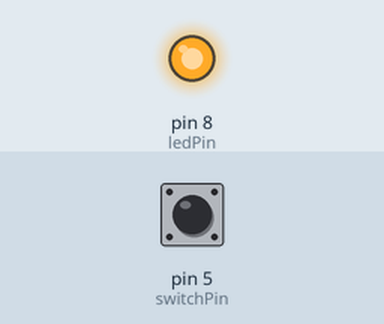
Recording of a sketch running on a simulated Arduino Uno, built with avr-gcc and run on an emulated ATmega328P. On the bench: output pins drawn as LEDs (lit = HIGH). The inputs (shaded band) are chosen by the test bench; at power-on: pin 5 (switchPin) LOW.

Above: at 1.2 s.
1.3 s: pin 5 (switchPin) pulled HIGH for 0.15 s
At 2.6 s:
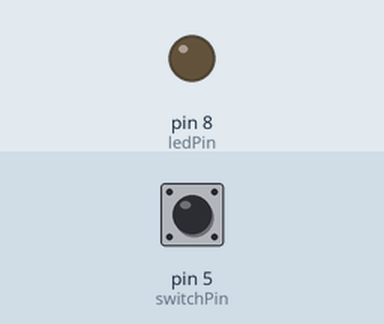
2.9 s: pin 5 (switchPin) pulled HIGH for 1 s
At 5.1 s:
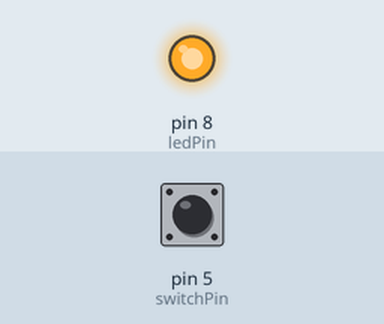
5.4 s: pin 5 (switchPin) pulled HIGH for 3.2 s
At 10.0 s:
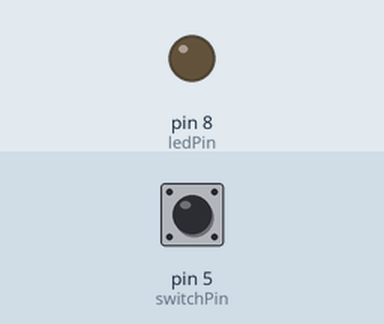
Timing chart, 0 to 11.5 s (numbered marks = the images above; inputs shaded):
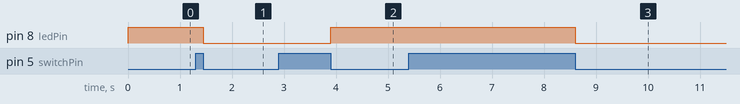

The sketch:

ledSwitch.ino
```cpp
int ledPin = 8;
int switchPin = 5;
bool state = true;

void setup()
{
  pinMode(ledPin, OUTPUT);
  pinMode(switchPin, INPUT);
}

void loop()
{
  if(state)
    digitalWrite(ledPin, HIGH);
  else
    digitalWrite(ledPin, LOW);

  if(digitalRead(switchPin))
  {
    while(digitalRead(switchPin));
    state = !state;
  }


}
```

Measured:
- after the input at 1.3 s, pin 8 (ledPin): HIGH → LOW after 0.15 s
- after the input at 2.9 s, pin 8 (ledPin): LOW → HIGH after 1.0 s
- after the input at 5.4 s, pin 8 (ledPin): HIGH → LOW after 3.2 s
